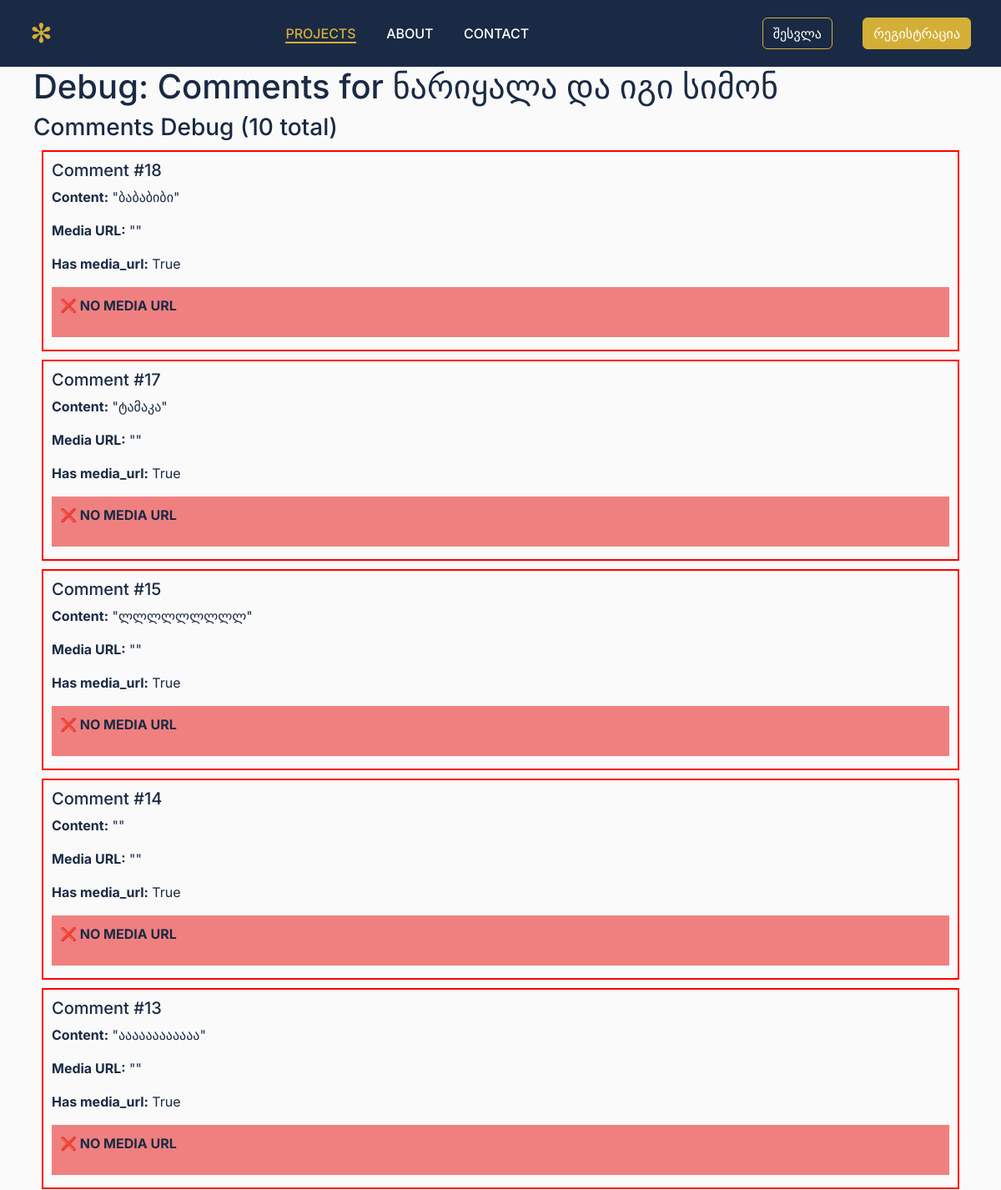
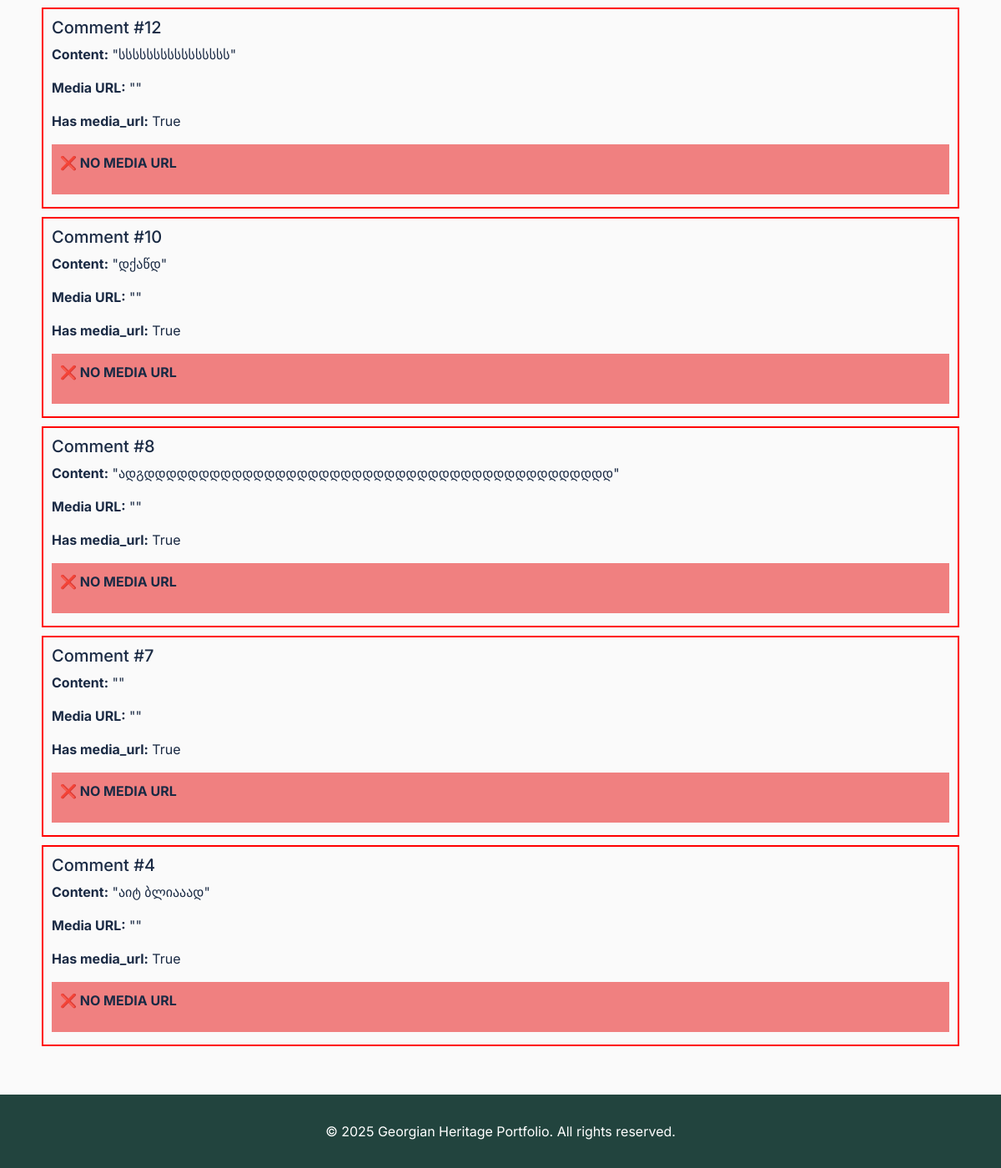
The page /debug/project/project_2 on the database its author committed (2 pictures, top to bottom).
### models.py (models this page shows, shortened)
class Project(db.Model):
    id = db.Column(db.String(50), primary_key=True)
    title = db.Column(db.String(200), nullable=False)
    main_image = db.Column(db.Text, nullable=True)
    main_image_caption = db.Column(db.String(200), nullable=True)  # Caption for main image
    other_images = db.Column(db.Text, nullable=True)  # JSON array
    viewer3D = db.Column(db.Text, nullable=True)
    description = db.Column(db.Text, nullable=True)
    description_file = db.Column(db.String(100), nullable=True)
    folder = db.Column(db.String(100), nullable=True)
    latitude = db.Column(db.String(50), nullable=True)
    longitude = db.Column(db.String(50), nullable=True)
    documents = db.Column(db.Text, nullable=True)  # JSON array
    loading_video = db.Column(db.Text, nullable=True)
    loading_audio = db.Column(db.Text, nullable=True)
    project_info = db.Column(db.Text, nullable=True)  # JSON object
    type_categories = db.Column(db.Text, nullable=True)  # JSON array
    period_categories = db.Column(db.Text, nullable=True)  # JSON array
    created_at = db.Column(db.DateTime, default=datetime.utcnow)
    updated_at = db.Column(db.DateTime, default=datetime.utcnow, onupdate=datetime.utcnow)

class Comment(db.Model):
    id = db.Column(db.Integer, primary_key=True)
    content = db.Column(db.Text, nullable=False)
    project_id = db.Column(db.String(50), nullable=False)
    user_id = db.Column(db.Integer, db.ForeignKey('user.id'), nullable=False)  # Required for registered users only
    parent_id = db.Column(db.Integer, db.ForeignKey('comment.id'), nullable=True)
    media_urls = db.Column(db.Text, nullable=True)  # JSON array of Cloudinary URLs
    created_at = db.Column(db.DateTime, default=datetime.utcnow)
    replies = db.relationship('Comment', backref=db.backref('parent', remote_side=[id]), lazy=True)
    likes = db.relationship('Like', backref='comment', lazy=True, cascade='all, delete-orphan')

### app.py (the view)
@app.route('/debug/project/<project_id>')
def debug_project_detail(project_id):
    projects = load_projects()
    project = next((p for p in projects if p['id'] == project_id), None)
    if not project:
        return 'Project not found', 404
    comments = Comment.query.filter_by(project_id=project_id, parent_id=None).order_by(Comment.created_at.desc()).all()
    return render_template('debug_comments.html', project=project, comments=comments)

### templates/debug_comments.html (shortened to what this page needs)
{% extends 'base.html' %}
{% block content %}
<div class="container">
    <h1>Debug: Comments for {{ project.title }}</h1>
    <div class="row">
        <div class="col-12">
            <h3>Comments Debug ({{ comments|length }} total)</h3>
            {% for comment in comments %}
            <div style="border: 2px solid {% if comment.media_url %}green{% else %}red{% endif %}; margin: 10px; padding: 10px;">
                <h5>Comment #{{ comment.id }}</h5>
                <p><strong>Content:</strong> "{{ comment.content }}"</p>
                <p><strong>Media URL:</strong> "{{ comment.media_url }}"</p>
                <p><strong>Has media_url:</strong> {{ comment.media_url is not none }}</p>
                {% if comment.media_url %}
                <div style="background: lightgreen; padding: 10px; margin: 5px 0;">
                    <p><strong>✅ HAS MEDIA URL</strong></p>
                    <p>URL starts with http: {{ comment.media_url.startswith('http') }}</p>
                    <p>URL ends with image ext: {{ comment.media_url.endswith(('.jpg', '.jpeg', '.png', '.gif')) }}</p>
                    <p>URL contains 'image': {{ 'image' in comment.media_url }}</p>
                    <div style="border: 2px solid blue; padding: 10px; margin: 10px 0;">
                        <p><strong>Image Preview:</strong></p>
                        <img src="{{ comment.media_url }}"
                             onclick="openImageModal(this.src)"
                             style="max-width: 200px; cursor: pointer; border: 3px solid red;"
                             alt="Comment Image"
                             onerror="this.style.border='3px solid red'; this.alt='IMAGE FAILED TO LOAD';">
                        <p><em>Click image above to test modal</em></p>
                    </div>
                </div>
                {% else %}
                <div style="background: lightcoral; padding: 10px; margin: 5px 0;">
                    <p><strong>❌ NO MEDIA URL</strong></p>
                </div>
                {% endif %}
            </div>
            {% endfor %}
        </div>
    </div>
</div>
{% endblock %}

### static/style.css (style rules this page uses)
:root { --frost-blue: #ADCDE9; --deep-forest-green: #22443E; --snow-white: #FAFAFA; --gold-accent: #D4AF37; --dark-navy: #1A2A44; }
* { margin: 0; padding: 0; box-sizing: border-box; }
body { font-family: 'Inter', 'Segoe UI', sans-serif; background: var(--snow-white); color: var(--dark-navy); }
.container { max-width: 1200px; margin: 0 auto; padding: 0 20px; }

### rows shown on the page
Project: title "ნარიყალა და იგი სიმონ"
Comment: id "18", content "ბაბაბიბი", media_url "True"
Comment: id "17", content "ტამაკა", media_url "True"
Comment: id "15", content "ლლლლლლლლლ", media_url "True"
Comment: id "14", media_url "True"
Comment: id "13", content "აააააააააააა", media_url "True"
Comment: id "12", content "სსსსსსსსსსსსსსსს", media_url "True"
Comment: id "10", content "დქაწდ", media_url "True"
Comment: id "8", content "ადგდდდდდდდდდდდდდდდდდდდდდდდდდდდდდდდდდდდდდდდდდდდ", media_url "True"
Comment: id "7", media_url "True"
Comment: id "4", content "აიტ ბლიააად", media_url "True"

### other values the page prints
{{ comments|length }} "10"
{{ 2025 }} "2025"
